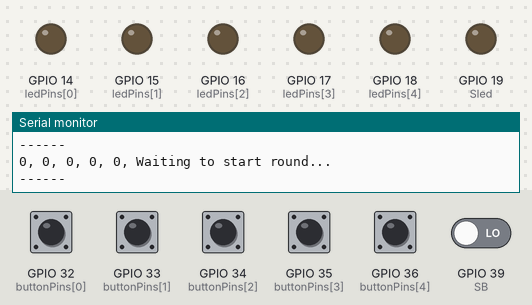
A sketch run on a simulated ESP32. Shown: output pins drawn as LEDs (lit = HIGH), the last lines printed to the serial monitor. The test bench sets the inputs (shaded band); at power-on: GPIO 32 (buttonPins[0]), GPIO 33 (buttonPins[1]), GPIO 34 (buttonPins[2]), GPIO 35 (buttonPins[3]), GPIO 36 (buttonPins[4]), GPIO 39 (SB) LOW.

Above: at 4.2 s.
4.3 s: GPIO 39 (SB) driven HIGH
At 5.5 s:
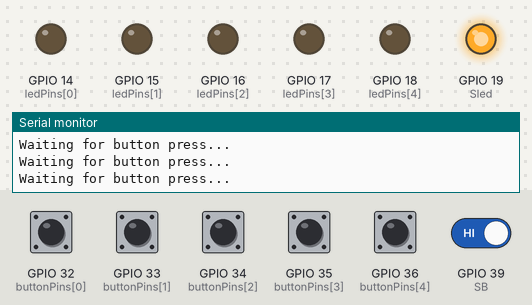
6.5 s: GPIO 32 (buttonPins[0]) pulled HIGH for 1.2 s
At 6.9 s:
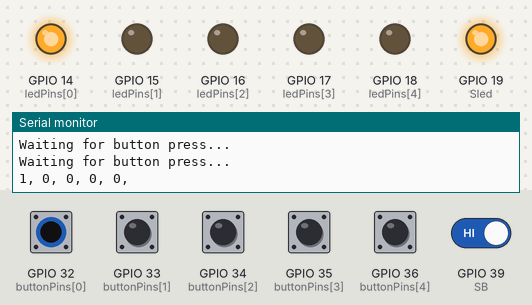
9.2 s: GPIO 39 (SB) driven LOW
At 9.6 s:
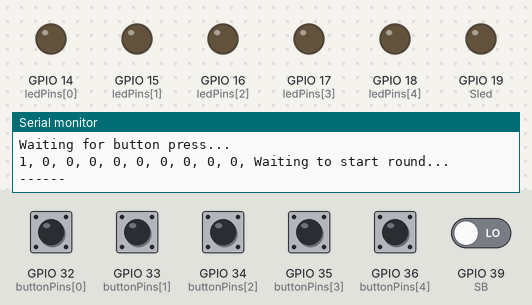
Timing chart, 0 to 12.2 s (numbered marks = the images above; inputs shaded):
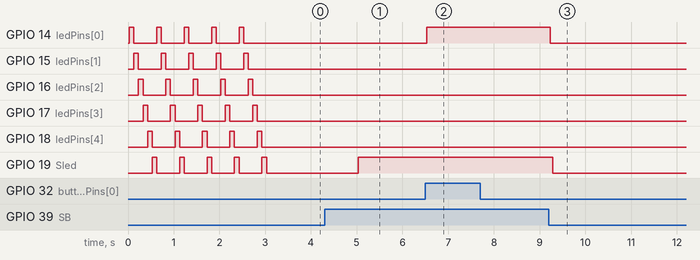

The sketch:

esp32_buttonGame.ino
```cpp
int const numberOfButtons = 5;
const int buttonPins[] = {32, 33, 34, 35, 36};
const int SB = 39; // Start Button Pin
const int ledPins[] = {14, 15, 16, 17, 18};
const int Sled = 19; // Start LED pin

int SBState = 0;
int buttonStates[] = {0,0,0,0,0,0};
int buttonsPushed = 0;

void setup() {
  Serial.begin(115200);
  Serial.println("Set each LED pin as output...");
  for (int pin = 0; pin < numberOfButtons; pin++) {
    pinMode(ledPins[pin], OUTPUT);
    Serial.print(pin);
    Serial.println(" pin is set for output");
  }
  pinMode(Sled, OUTPUT);
  Serial.println("Start LED is set for output.");
  Serial.println("Set each button pin as input...");
  for (int pin = 0; pin < numberOfButtons; pin++) {
    pinMode(buttonPins[pin], INPUT);
    Serial.print(pin);
    Serial.println(" pin is set for input");
  }
  pinMode(SB, INPUT);
  Serial.println("Start button is set for input");
  Serial.println("Flashing all leds...");
  int loopCount = 0;
  while (loopCount < numberOfButtons) {
    for (int pin = 0; pin < numberOfButtons; pin++) {
      digitalWrite(ledPins[pin], HIGH);
      delay(100);
      digitalWrite(ledPins[pin], LOW);
    }
    digitalWrite(Sled, HIGH);
    delay(100);
    digitalWrite(Sled, LOW);
    loopCount++;
  }

  Serial.println("Ready to start...");
}

void resetLeds() {
  for (int pin = 0; pin < numberOfButtons; pin++) {
    digitalWrite(ledPins[pin], LOW);
  }
}

void fastButton(int buttonNumber[]) {
  for (int button = 0; button < numberOfButtons; button++) {
    Serial.print(buttonNumber[button]);
    Serial.print(", ");
  }
  while (SBState == HIGH) {
    for (int button = 0; button < numberOfButtons; button++) {
      if (buttonNumber[button] == 1) {
        digitalWrite(ledPins[button], HIGH);
      }
    }
    delay(100);
    SBState = digitalRead(SB);
  }
  memset(buttonStates, 0, sizeof(buttonStates));
  resetLeds();
}

void startGame() {
  while (SBState == HIGH) {
    Serial.println("Waiting for button press...");
    digitalWrite(Sled, HIGH);
    for (int pin = 0; pin < numberOfButtons; pin++) {
      buttonStates[pin] = digitalRead(buttonPins[pin]);
      if (buttonStates[pin] == 1) {
        fastButton(buttonStates);
      }
    }
    SBState = digitalRead(SB);
    delay(50);
  }
}

void loop() {
  buttonsPushed = 0;
  SBState = digitalRead(SB);
  for (int pin = 0; pin < numberOfButtons; pin++) {
    buttonStates[pin] = digitalRead(buttonPins[pin]);
    buttonsPushed += buttonStates[pin];
  }
  if (buttonsPushed == 0) {
    startGame();
  }

  digitalWrite(Sled, LOW);
  for (int button = 0; button < numberOfButtons; button++){
    Serial.print(buttonStates[button]);
    Serial.print(", ");
  }

  Serial.println("Waiting to start round...");
  Serial.println("------");

  delay(1000);
}
```

Measured:
- after the input at 4.3 s, GPIO 19 (Sled): LOW → HIGH after 0.73 s
- after the input at 6.5 s, GPIO 14 (ledPins[0]): LOW → HIGH at once
- after the input at 9.2 s, GPIO 14 (ledPins[0]): HIGH → LOW at once; GPIO 19 (Sled): HIGH → LOW after 0.09 s
